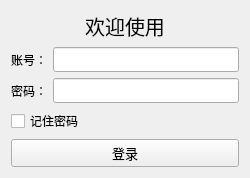
<?xml version="1.0" encoding="UTF-8"?>
<ui version="4.0">
 <class>Login</class>
 <widget class="QWidget" name="Login">
  <property name="geometry">
   <rect>
    <x>0</x>
    <y>0</y>
    <width>250</width>
    <height>160</height>
   </rect>
  </property>
  <property name="maximumSize">
   <size>
    <width>250</width>
    <height>160</height>
   </size>
  </property>
  <property name="font">
   <font>
    <family>微软雅黑</family>
    <weight>50</weight>
    <bold>false</bold>
   </font>
  </property>
  <property name="windowTitle">
   <string>Clicker</string>
  </property>
  <property name="windowIcon">
   <iconset resource="../images.qrc">
    <normaloff>:/按钮图标/窗体/res/图标.png</normaloff>:/按钮图标/窗体/res/图标.png</iconset>
  </property>
  <layout class="QVBoxLayout" name="verticalLayout">
   <item>
    <widget class="QLabel" name="label">
     <property name="font">
      <font>
       <family>微软雅黑</family>
       <pointsize>15</pointsize>
       <weight>50</weight>
       <bold>false</bold>
      </font>
     </property>
     <property name="text">
      <string>欢迎使用</string>
     </property>
     <property name="alignment">
      <set>Qt::AlignCenter</set>
     </property>
    </widget>
   </item>
   <item>
    <layout class="QGridLayout" name="gridLayout">
     <item row="0" column="1">
      <widget class="QLineEdit" name="lineEdit"/>
     </item>
     <item row="0" column="0">
      <widget class="QLabel" name="label_2">
       <property name="text">
        <string>账号：</string>
       </property>
      </widget>
     </item>
     <item row="1" column="0">
      <widget class="QLabel" name="label_3">
       <property name="text">
        <string>密码：</string>
       </property>
      </widget>
     </item>
     <item row="1" column="1">
      <widget class="QLineEdit" name="lineEdit_2">
       <property name="echoMode">
        <enum>QLineEdit::Password</enum>
       </property>
      </widget>
     </item>
     <item row="2" column="0" colspan="2">
      <widget class="QCheckBox" name="checkBox">
       <property name="text">
        <string>记住密码</string>
       </property>
      </widget>
     </item>
    </layout>
   </item>
   <item>
    <widget class="QPushButton" name="pushButton">
     <property name="font">
      <font>
       <family>微软雅黑</family>
       <pointsize>10</pointsize>
       <weight>50</weight>
       <bold>false</bold>
      </font>
     </property>
     <property name="text">
      <string>登录</string>
     </property>
    </widget>
   </item>
  </layout>
 </widget>
 <resources>
  <include location="../images.qrc"/>
 </resources>
 <connections/>
</ui>
